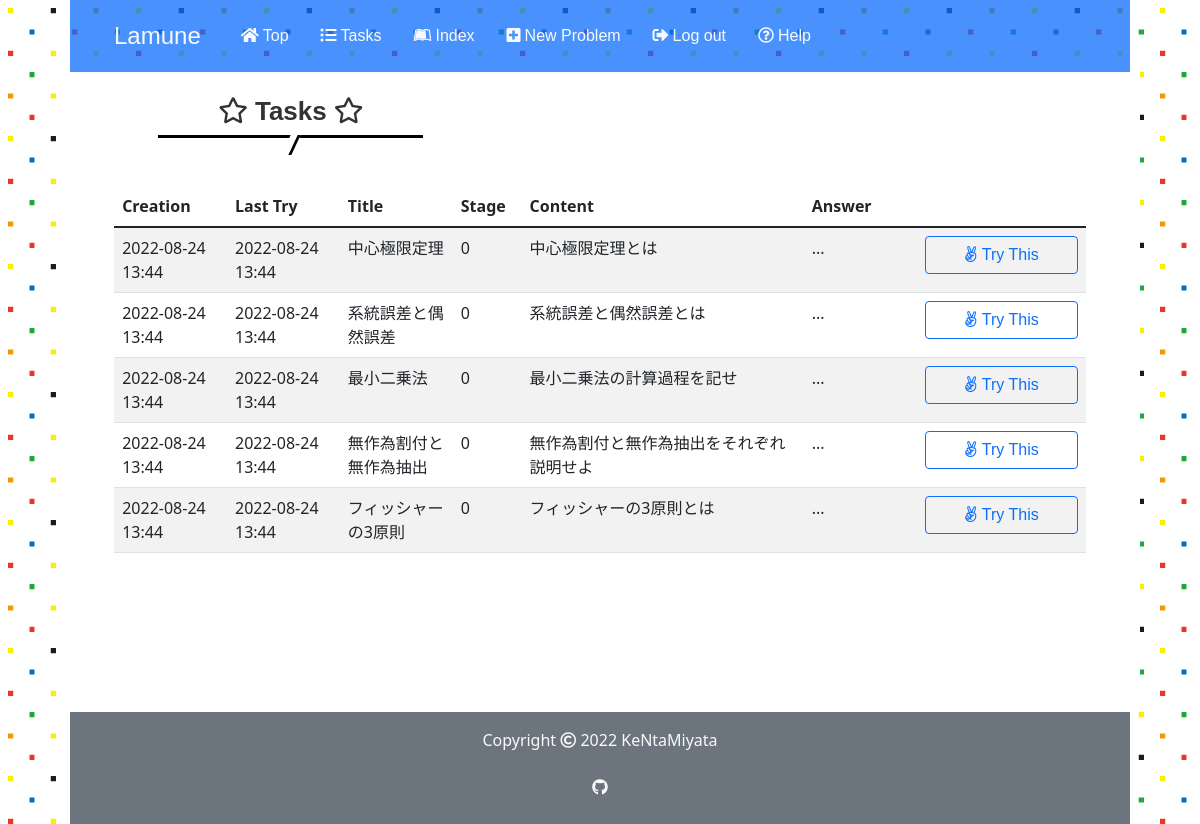
Screenshot of /3/tasks (signed in) with the database file from the repository.
### app.py (models this page shows)
class Problem(db.Model):
    id = db.Column(db.Integer, primary_key=True)
    user_id = db.Column(db.Integer, db.ForeignKey('user.id'), nullable=False)
    title = db.Column(db.String(50), nullable=False)
    body = db.Column(db.String(500), nullable=False)
    answer = db.Column(db.String(500), nullable=False)
    stage = db.Column(db.Integer, default=0)
    last_time = db.Column(db.DateTime, nullable=False,
                          default=datetime.datetime.now(pytz.timezone('Asia/Tokyo')))
    created_at = db.Column(db.DateTime, nullable=False,
                           default=datetime.datetime.now(pytz.timezone('Asia/Tokyo')))
    solved_history = db.Column(db.String)

### app.py (the view)
@app.route("/<int:user_id>/tasks", methods=["GET"])
@login_required
def tasks(user_id):
    if user_id != current_user.id:
        return apology("You can't look this page! Get out!", 401)
    tasks = []
    my_problems = Problem.query.filter_by(user_id=user_id).all()
    for problem in my_problems:
        passed_time = datetime.datetime.now(pytz.timezone(
            'Asia/Tokyo')).replace(tzinfo=None) - problem.last_time
        if passed_time >= stage_list[problem.stage]:
            tasks.append(problem)
        else:
            continue
    return render_template("tasks.html", problems=tasks, user=current_user)

### app.py (called while the page is built)
@app.before_request
def before_request():
    session.permanent = True
    app.permanent_session_lifetime = datetime.timedelta(minutes=30)
    session.modified = True

@login_manager.user_loader
def load_user(user_id):
    return User.query.get(int(user_id))

### helpers.py (called while the page is built)
def show_datetime(t):
    return t.strftime('%Y-%m-%d %H:%M')

### templates/tasks.html (shortened to what this page needs)
{% extends "layout.html" %}
{% block main %}
    <div class="col-lg-3 col-md-4 col-12 offset-md-1 pt-4">
        <h2><i class="far fa-star"></i> Tasks <i class="far fa-star"></i></h2>
    </div>
    <div class="col-11 mx-auto mt-5">
        <table class="table table-striped text-start index d-none d-md-block">
            <thead>
                <tr>
                    <th style="width: 10%">Creation</th>
                    <th style="width: 10%">Last Try</th>
                    <th style="width: 10%">Title</th>
                    <th style="width: 5%">Stage</th>
                    <th style="width: 25%">Content</th>
                    <th style="width: 10%">Answer</th>
                    <th style="width: 15%"></th>
                </tr>
            </thead>
            <tbody>
                {% for problem in problems %}
                <tr data-href="/{{ user.id }}/{{ problem.id }}">
                    <td>{{ problem.created_at | show_datetime }}</td>
                    <td>{{ problem.last_time | show_datetime }}</td>
                    <td>{{ problem.title }}</td>
                    <td>{{ problem.stage }}</td>
                    <td>
                    </td>
                    <td>...</td>
                    <td><a class="btn btn-outline-primary w-100" href="/{{ user.id }}/{{ problem.id }}/trytry"><i class="fab fa-angellist"></i> Try This</a></td>
                </tr>
                {% endfor %}
            </tbody>
        </table>
    </div>
{% endblock %}

### static/stylesheet/styles.css (style rules this page uses)
* { padding: 0; margin: 0; box-sizing: border-box; }
a { text-decoration: none; }
body { width: 90%; height: 100%; margin: 0 auto; background-image: url(../images/lamune_side_back.jpg); }
h1, h2, h3, .navbar-brand, .nav-link, .btn { font-family: Chalkduster, "Bradley Hand", "Segoe Print", sans-serif; }
h2 { position: relative; padding-bottom: 0.5rem; border-bottom: 3px solid black; background-color: white; color: #333; font-weight: bold; font-size: 26px; }
h2:before { position: absolute; top: 100%; left: 50%; transform: translateX(-50%) skew(-25deg); height: 20px; width: 10px; border-right: 3px solid black; background-color: white; content: ""; }

### rows the page displays
Problem: created_at|show_datetime "2022-08-24 13:44", last_time|show_datetime "2022-08-24 13:44", title "中心極限定理", stage "0"
Problem: created_at|show_datetime "2022-08-24 13:44", last_time|show_datetime "2022-08-24 13:44", title "系統誤差と偶然誤差", stage "0"
Problem: created_at|show_datetime "2022-08-24 13:44", last_time|show_datetime "2022-08-24 13:44", title "最小二乗法", stage "0"
Problem: created_at|show_datetime "2022-08-24 13:44", last_time|show_datetime "2022-08-24 13:44", title "無作為割付と無作為抽出", stage "0"
Problem: created_at|show_datetime "2022-08-24 13:44", last_time|show_datetime "2022-08-24 13:44", title "フィッシャーの3原則", stage "0"
